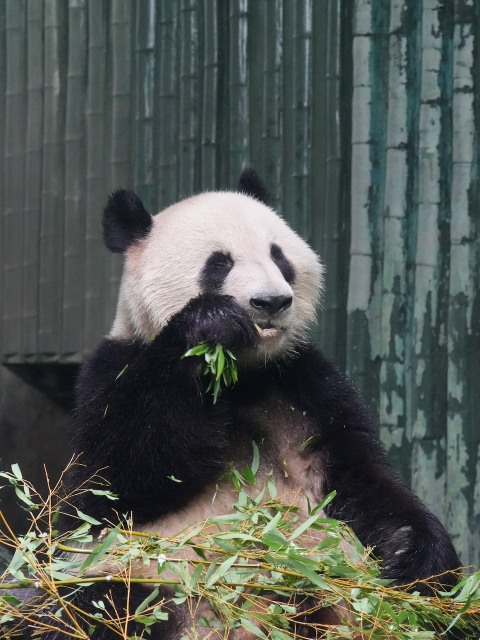
#> input picture example/HelloPerformace/resource/test_img_0_960_1280.jpg, 960 x 1280 px (shown at 1/2 size)
$ python img2c.py --input ../../example/HelloPerformace/resource/test_img_0_960_1280.jpg --name ../../example/HelloPerformace/resource/test_img_1_1280_960.jpg
#> lines starting #> are read from the running program, lines starting #| are printed output that depends on the picture
#!/usr/bin/python
# -*- coding: utf-8 -*-

import sys
from PIL import Image
import numpy as np
import argparse
import os
from io import StringIO

import svg2img


RESAMPLE_LANCZOS = Image.Resampling.LANCZOS if hasattr(Image, "Resampling") else Image.LANCZOS


def normalize_generated_text_file(file_path):
    with open(file_path, "r", encoding="utf-8") as source_file:
        lines = source_file.read().splitlines()

    while lines and lines[-1] == "":
        lines.pop()

    normalized = "\n".join(line.rstrip() for line in lines)
    if normalized:
        normalized += "\n"

    with open(file_path, "w", encoding="utf-8", newline="\n") as target_file:
        target_file.write(normalized)


# [8 lines left out: function format_compression_delta, not called in this run]


c_head_string="""

#include "image/egui_image_std.h"

// clang-format off

"""

c_head_string_rle="""

#include "image/egui_image_rle.h"

// clang-format off

"""

c_head_string_qoi="""

#include "image/egui_image_qoi.h"

// clang-format off

"""

c_head_string_rle_bin="""

#include "image/egui_image_rle.h"
#include "app_egui_resource_generate.h"

// clang-format off

"""

c_head_string_qoi_bin="""

#include "image/egui_image_qoi.h"
#include "app_egui_resource_generate.h"

// clang-format off

"""

c_head_string_bin="""

#include "image/egui_image_std.h"
#include "app_egui_resource_generate.h"

// clang-format off

"""

c_head_debug_string="""
/**
 * Image File : {0}
 * Format : {1}
 * Alpha Type : {2}
 * Re-sized : {3}
 * Rotation : {4}
 * options: {5}
 */

"""


c_body_string="""


static const egui_image_std_info_t {0}_info = {{
    .data_buf = (void *){1},
    .alpha_buf = (void *){2},
    .data_type = {3},
    .alpha_type = {4},
    .res_type = EGUI_RESOURCE_TYPE_INTERNAL,
    .width = {5},
    .height = {6},
}};

extern const egui_image_std_t {0};
EGUI_IMAGE_SUB_DEFINE_CONST(egui_image_std_t, {0}, &{0}_info);

"""


c_body_string_bin="""


static const egui_image_std_info_t {0}_info = {{
    .data_buf = (void *){1},
    .alpha_buf = (void *){2},
    .data_type = {3},
    .alpha_type = {4},
    .res_type = EGUI_RESOURCE_TYPE_EXTERNAL,
    .width = {5},
    .height = {6},
}};

extern const egui_image_std_t {0};
EGUI_IMAGE_SUB_DEFINE_CONST(egui_image_std_t, {0}, &{0}_info);

"""

c_body_string_rle="""


static const egui_image_rle_info_t {0}_info = {{
    .data_buf = (void *){1},
    .alpha_buf = (void *){2},
    .data_type = {6},
    .alpha_type = {7},
    .res_type = EGUI_RESOURCE_TYPE_INTERNAL,
    .width = {8},
    .height = {9},
    .data_size = {3},
    .alpha_size = {4},
    .decompressed_size = {5},
}};

extern const egui_image_rle_t {0};
EGUI_IMAGE_SUB_DEFINE_CONST(egui_image_rle_t, {0}, &{0}_info);

"""

c_body_string_rle_bin="""


static const egui_image_rle_info_t {0}_info = {{
    .data_buf = (void *){1},
    .alpha_buf = (void *){2},
    .data_type = {6},
    .alpha_type = {7},
    .res_type = EGUI_RESOURCE_TYPE_EXTERNAL,
    .width = {8},
    .height = {9},
    .data_size = {3},
    .alpha_size = {4},
    .decompressed_size = {5},
}};

extern const egui_image_rle_t {0};
EGUI_IMAGE_SUB_DEFINE_CONST(egui_image_rle_t, {0}, &{0}_info);

"""

c_body_string_qoi="""


static const egui_image_qoi_info_t {0}_info = {{
    .data_buf = (void *){1},
    .alpha_buf = (void *)NULL,
    .data_type = {4},
    .alpha_type = {5},
    .res_type = EGUI_RESOURCE_TYPE_INTERNAL,
    .channels = {6},
    .width = {7},
    .height = {8},
    .data_size = {2},
    .decompressed_size = {3},
}};

extern const egui_image_qoi_t {0};
EGUI_IMAGE_SUB_DEFINE_CONST(egui_image_qoi_t, {0}, &{0}_info);

"""

c_body_string_qoi_bin="""


static const egui_image_qoi_info_t {0}_info = {{
    .data_buf = (void *){1},
    .alpha_buf = (void *)NULL,
    .data_type = {4},
    .alpha_type = {5},
    .res_type = EGUI_RESOURCE_TYPE_EXTERNAL,
    .channels = {6},
    .width = {7},
    .height = {8},
    .data_size = {2},
    .decompressed_size = {3},
}};

extern const egui_image_qoi_t {0};
EGUI_IMAGE_SUB_DEFINE_CONST(egui_image_qoi_t, {0}, &{0}_info);

"""

c_tail_string="""

// clang-format on

"""

def normalize_resize_resample(resample):
    if not resample:
        return "default"

    normalized = str(resample).strip().lower()
    if normalized in ("default", "lanczos"):
        return normalized

    raise ValueError(f"Invalid resize resample {resample}")


class img2c_tool:
    def __init__(self, input_img_file, name, format, alpha, dim, rot, swap, external_type, output_path, bg=None, compress="none", resize_resample=None):
#> called with format = 'rgb565', alpha = 8, rot = 0, swap = 0, external_type = 0, output_path = '', compress = 'none'
        if not output_path:
            output_path = os.path.dirname(input_img_file)

        if format not in ('rgb32', 'rgb565', 'gray8', 'alpha'):
            raise ValueError("Invalid format %s" % (format))

        input_ext = os.path.splitext(input_img_file)[1].lower()
        resize_resample = normalize_resize_resample(resize_resample)
        try:
            if input_ext == '.svg':
                image = svg2img.render_svg_to_pil(input_img_file, dim)
            else:
                with Image.open(input_img_file) as opened_image:
#> opened_image is the input picture: PIL image 960x1280 RGB; mean R, G, B 81.9, 87.7, 82.4
                    image = opened_image.copy()
        except FileNotFoundError as exc:
            raise FileNotFoundError("Cannot open image file %s" % (input_img_file)) from exc

        # just get file name.
        filename = os.path.basename(input_img_file)
        # get the options
        options = f"-i {filename} -n {name} -f {format} -a {alpha} -s {swap} -ext {external_type}"

        # Alpha compositing onto background color
        # When bg is specified (e.g. "#000000"), composite the RGBA image onto
        # the given background color. This eliminates the alpha channel cleanly,
        # avoiding jagged edges that occur when alpha is simply discarded.
        if bg is not None:
            options += f" -bg {bg}"
            if image.mode == 'RGBA' or image.mode == 'PA' or image.mode == 'LA':
                image = image.convert('RGBA')
                # Parse hex color string like "#RRGGBB"
                bg_color = bg.lstrip('#')
                bg_r = int(bg_color[0:2], 16)
                bg_g = int(bg_color[2:4], 16)
                bg_b = int(bg_color[4:6], 16)
                # Create solid background image and composite
                bg_image = Image.new('RGBA', image.size, (bg_r, bg_g, bg_b, 255))
                image = Image.alpha_composite(bg_image, image)
                # Convert to RGB since alpha is now baked in
                image = image.convert('RGB')

        # rotation
        if rot != 0.0:
            image = image.rotate(rot)
            options += f" -r {rot}"


        # resizing
        resized = False
        if dim != None and input_ext != '.svg':
            if resize_resample == "lanczos":
                image = image.resize((dim[0], dim[1]), RESAMPLE_LANCZOS)
                options += " -resample lanczos"
            else:
                image = image.resize((dim[0], dim[1]))
            resized = True
            options += f" -d {dim[0]} {dim[1]}"
        elif dim != None:
            options += f" -d {dim[0]} {dim[1]}"

        name_raw = f"egui_res_image_{name.lower()}_{format}_{alpha}"
        if compress and compress != "none":
            name_raw = f"egui_res_image_{name.lower()}_{compress}_{format}_{alpha}"
        img_name = name_raw

        if external_type == 1:
            img_name += "_bin"

        data_bin_name = f"{name_raw}_data"
        alpha_bin_name = f"{name_raw}_alpha"

        data_bin_name_res_id = f"EGUI_EXT_RES_ID_{data_bin_name}".upper()
        alpha_bin_name_res_id = f"EGUI_EXT_RES_ID_{alpha_bin_name}".upper()

        outfilename = os.path.join(output_path, f"{img_name}.c")
        outfilename_data_bin = os.path.join(output_path, f"{data_bin_name}.bin")
        outfilename_alpha_bin = os.path.join(output_path, f"{alpha_bin_name}.bin")

        self.input_img_file = input_img_file
        self.name = name
        self.format = format
        self.alpha = alpha
        self.dim = dim
        self.rot = rot
        self.swap = swap
        self.external_type = external_type
        self.output_path = output_path
        self.compress = compress if compress else "none"
        self.resize_resample = resize_resample

        self.options = options
        self.image = image
        self.filename = filename
        self.resized = resized
        self.name_raw = name_raw
        self.img_name = img_name
        self.data_bin_name = data_bin_name
        self.alpha_bin_name = alpha_bin_name
        self.data_bin_name_res_id = data_bin_name_res_id
        self.alpha_bin_name_res_id = alpha_bin_name_res_id
        self.outfilename = outfilename
        self.outfilename_data_bin = outfilename_data_bin
        self.outfilename_alpha_bin = outfilename_alpha_bin

        self.data_bin_data = None
        self.alpha_bin_data = None
        self.original_data_size = 0
        self.original_alpha_size = 0
        self.compressed_data_size = 0
        self.compressed_alpha_size = 0

    def write_c_file(self):
        mode = self.image.mode

        # Modes supported by Pillow

        # 1 (1-bit pixels, black and white, stored with one pixel per byte), the value is in 0-1.
        # L (8-bit pixels, black and white), the value is in 0-255.
        # P (8-bit pixels, mapped to any other mode using a color palette), the value is in 0-255.
        # RGB (3×8-bit pixels, true color), the value is in [0-255, 0-255, 0-255].
        # RGBA (4×8-bit pixels, true color with transparency mask), the value is in [0-255, 0-255, 0-255, 0-255]
        # CMYK (4×8-bit pixels, color separation)
        # YCbCr (3×8-bit pixels, color video format)
        # LAB (3×8-bit pixels, the L*a*b color space)
        # HSV (3×8-bit pixels, Hue, Saturation, Value color space)
        # I (32-bit signed integer pixels)
        # F (32-bit floating point pixels)
        # LA (L with alpha)
        # PA (P with alpha)
        # RGBX (true color with padding)
        # RGBa (true color with premultiplied alpha)
        # La (L with premultiplied alpha)
        # I;16 (16-bit unsigned integer pixels)
        # I;16L (16-bit little endian unsigned integer pixels)
        # I;16B (16-bit big endian unsigned integer pixels)
        # I;16N (16-bit native endian unsigned integer pixels)
        # BGR;15 (15-bit reversed true colour)
        # BGR;16 (16-bit reversed true colour)
        # BGR;24 (24-bit reversed true colour)
        # BGR;32 (32-bit reversed true colour)

        # handle {P, LA, RGB, RGBA} for now
        if mode == 'P' or mode == 'LA':
            self.image = self.image.convert('RGBA')
            mode = 'RGBA'
        if mode == 'L':
            self.image = self.image.convert('RGB')
            mode = 'RGB'
        (row, col) = self.image.size
        data = np.asarray(self.image)

        # C Array format width
        WIDTH_ALPHA = 16
        WIDTH_GRAY8 = 32
        WIDTH_RGB565 = 16
        WIDTH_RGB32 = 16

        with open(self.outfilename,"w+") as o:
            # insert header
            if self.compress == "rle":
                if self.external_type == 1:
                    print(c_head_string_rle_bin, file=o)
                else:
                    print(c_head_string_rle, file=o)
            elif self.compress == "qoi":
                if self.external_type == 1:
                    print(c_head_string_qoi_bin, file=o)
                else:
                    print(c_head_string_qoi, file=o)
            elif self.external_type == 1:
                print(c_head_string_bin, file=o)
            else:
                print(c_head_string, file=o)
            print(c_head_debug_string.format(self.filename, self.format, self.alpha, self.resized, self.rot, self.options), file=o)

            data_buf_name = '%s_data_buf' % (self.img_name)
            alpha_buf_name = '%s_alpha_buf' % (self.img_name)

            alpha_type = "EGUI_IMAGE_ALPHA_TYPE_8"
            data_type = "EGUI_IMAGE_DATA_TYPE_RGB32"

            alpha_bin_data = []
            data_bin_data = []

            alpha_str_io = StringIO()
            data_str_io = StringIO()

            # For alpha format, we skip the normal alpha extraction and handle everything in the data section
            if self.format == 'alpha':
                alpha_buf_name = "NULL"
                alpha_type = "EGUI_IMAGE_ALPHA_TYPE_1"
            elif mode == "RGB":
                alpha_buf_name = "NULL"
                alpha_type = "EGUI_IMAGE_ALPHA_TYPE_1"
            elif mode == "RGBA":
                if self.format == 'rgb32':
                    # empty alpha.
                    alpha_buf_name = "NULL"
                    alpha_type = "EGUI_IMAGE_ALPHA_TYPE_1"
                else:
                    # 8-bit Alpha channel
                    if self.alpha == 8:
                        alpha_type = "EGUI_IMAGE_ALPHA_TYPE_8"
                        # alpha channel array available
                        print('static const uint8_t %s[%d*%d] = {' % (alpha_buf_name, row, col), file=alpha_str_io)
                        cnt = 0
                        for eachRow in data:
                            lineWidth=0
                            print("/* -%d- */" % (cnt), file=alpha_str_io)
                            for eachPix in eachRow:
                                alpha = eachPix[3]
                                alpha_bin_data.append(alpha)
                                if lineWidth % WIDTH_ALPHA == (WIDTH_ALPHA - 1):
                                    print("0x%02x," %(alpha) , file=alpha_str_io)
                                else:
                                    print("0x%02x" %(alpha), end =", ", file=alpha_str_io)
                                lineWidth+=1
                            cnt+=1
                            print('', file=alpha_str_io)
                        print('};', file=alpha_str_io)
                    # 4-bit Alpha channel
                    elif self.alpha == 4:
                        alpha_type = "EGUI_IMAGE_ALPHA_TYPE_4"
                        def RevBitQuadPerByte(byteArr):
                            return ((byteArr & 0x0f) << 4) |  ((byteArr & 0xf0) >> 4)

                        print('static const uint8_t %s[%d*%d] = {' % (alpha_buf_name, (row+1)/2, col), file=alpha_str_io)
                        cnt = 0
                        alpha = data[...,3].astype(np.uint8)
                        for eachRow in alpha:
                            lineWidth=0
                            print("/* -%d- */" % (cnt), file=alpha_str_io)

                            bitsArr = np.unpackbits(eachRow.astype(np.uint8))

                            # generate indexes for MSB bit quadruplet every byte
                            idx = np.arange(0, np.size(bitsArr), 8)
                            idx=np.reshape(np.column_stack(
                                    (np.column_stack((idx+0, idx+1)), np.column_stack((idx+2, idx+3)))),
                                    (1,-1)),

                            # extraction + endianness conversion
                            packedBytes = RevBitQuadPerByte(np.packbits(bitsArr[idx]))

                            for elt in packedBytes:
                                alpha_bin_data.append(elt)
                                if lineWidth % WIDTH_ALPHA == (WIDTH_ALPHA - 1):
                                    print("0x%02x," %(elt) ,file=alpha_str_io)
                                else:
                                    print("0x%02x" %(elt), end =", ",file=alpha_str_io)
                                lineWidth+=1
                            cnt+=1
                            print('', file=alpha_str_io)
                        print('};', file=alpha_str_io)
                    # 2-bit Alpha channel
                    elif self.alpha == 2:
                        alpha_type = "EGUI_IMAGE_ALPHA_TYPE_2"
                        def RevBitPairPerByte(byteArr):
                            return ((byteArr & 0x03) << 6) |  ((byteArr & 0xc0) >> 6) | ((byteArr & 0x30) >> 2 ) | ((byteArr & 0x0c) << 2)

                        print('static const uint8_t %s[%d*%d] = {' % (alpha_buf_name, (row+3)/4, col), file=alpha_str_io)
                        cnt = 0
                        alpha = data[...,3].astype(np.uint8)
                        for eachRow in alpha:
                            lineWidth=0
                            print("/* -%d- */" % (cnt), file=alpha_str_io)

                            bitsArr = np.unpackbits(eachRow.astype(np.uint8))

                            # generate indexes for MSB bit pair every byte
                            idx = np.arange(0, np.size(bitsArr), 8)
                            idx=np.reshape(np.column_stack((idx+0, idx+1)), (1,-1))

                            # extraction + endianness conversion
                            packedBytes = RevBitPairPerByte(np.packbits(bitsArr[idx]))

                            for elt in packedBytes:
                                alpha_bin_data.append(elt)
                                if lineWidth % WIDTH_ALPHA == (WIDTH_ALPHA-1):
                                    print("0x%02x," %(elt) ,file=alpha_str_io)
                                else:
                                    print("0x%02x" %(elt), end =", ",file=alpha_str_io)
                                lineWidth+=1
                            cnt+=1
                            print('', file=alpha_str_io)
                        print('};', file=alpha_str_io)
                    # 1-bit Alpha channel
                    elif self.alpha == 1:
                        alpha_type = "EGUI_IMAGE_ALPHA_TYPE_1"
                        # [5 lines left out: function RevBitPairPerByte, not called in this run]

                        print('static const uint8_t %s[%d*%d] = {' % (alpha_buf_name, (row+7)/8, col), file=alpha_str_io)
                        cnt = 0
                        alpha = data[...,3].astype(np.uint8)
                        for eachRow in alpha:
                            lineWidth=0
                            print("/* -%d- */" % (cnt), file=alpha_str_io)

                            bitsArr = np.unpackbits(eachRow.astype(np.uint8))

                            # generate indexes for MSB bit pair every byte
                            idx = np.arange(0, np.size(bitsArr), 8)

                            # extraction + endianness conversion
                            packedBytes = RevBitPairPerByte(np.packbits(bitsArr[idx]))

                            for elt in packedBytes:
                                alpha_bin_data.append(elt)
                                if lineWidth % WIDTH_ALPHA == (WIDTH_ALPHA-1):
                                    print("0x%02x," %(elt) ,file=alpha_str_io)
                                else:
                                    print("0x%02x" %(elt), end =", ",file=alpha_str_io)
                                lineWidth+=1
                            cnt+=1
                            print('', file=alpha_str_io)
                        print('};', file=alpha_str_io)
                    else:
                        alpha_buf_name = "NULL"
                        alpha_type = "EGUI_IMAGE_ALPHA_TYPE_1"

            # write alpha buffer to file
            if alpha_buf_name != "NULL":
                self.alpha_bin_data = alpha_bin_data
                if self.compress != "none":
                    pass  # Compressed codecs handle alpha internally
                elif self.external_type == 1:
                    # print(alpha_bin_data)
                    with open(self.outfilename_alpha_bin,"wb+") as f:
                        f.write(bytearray(alpha_bin_data))
                    alpha_buf_name = self.alpha_bin_name_res_id
                else:
                    print(alpha_str_io.getvalue(), file=o)


            # Gray8 channel array
            if self.format == 'gray8':
                data_type = "EGUI_IMAGE_DATA_TYPE_GRAY8"

                R = (data[...,0]).astype(np.uint16)
                G = (data[...,1]).astype(np.uint16)
                B = (data[...,2]).astype(np.uint16)
                # merge
                RGB = np.rint((R + G + B)/3).astype(np.uint8)

                print('', file=data_str_io)
                print('static const uint8_t %s[%d*%d] = {' % (data_buf_name, row, col), file=data_str_io)
                cnt = 0
                for eachRow in RGB:
                    lineWidth=0
                    print("/* -%d- */" % (cnt), file=data_str_io)
                    for eachPix in eachRow:
                        data_bin_data.append(eachPix)
                        if lineWidth % WIDTH_GRAY8 == (WIDTH_GRAY8 - 1):
                            print("0x%02x," %(eachPix) ,file=data_str_io)
                        else:
                            print("0x%02x" %(eachPix), end =", ", file=data_str_io)
                        lineWidth+=1
                    print('',file=data_str_io)
                    cnt+=1
                print('};', file=data_str_io)

            # RGB565 channel array
            elif self.format == 'rgb565':
                data_type = "EGUI_IMAGE_DATA_TYPE_RGB565"
                R = (data[...,0]>>3).astype(np.uint16) << 11
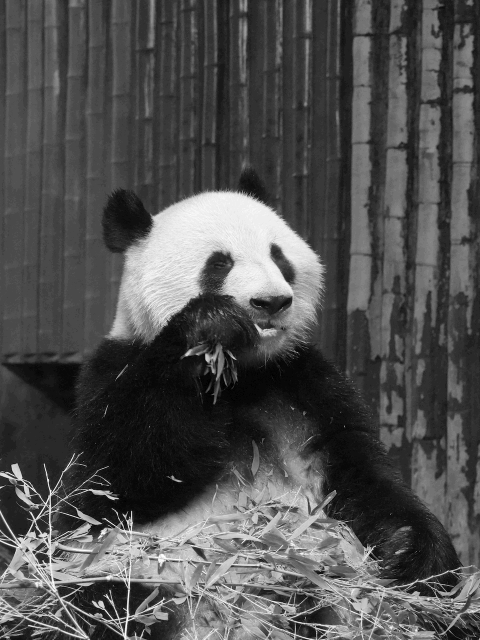
#> R: shape (1280, 960) uint16 (shown at 1/2 size); min 0, max 63488, mean 20078.9; drawn with min black and max white
                G = (data[...,1]>>2).astype(np.uint16) << 5
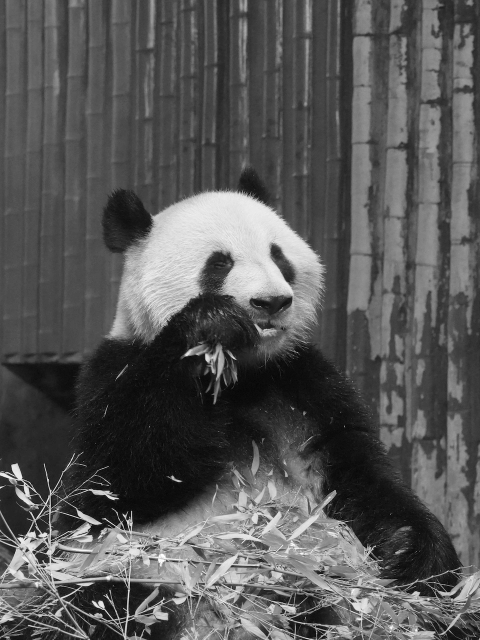
#> G: shape (1280, 960) uint16 (shown at 1/2 size); min 0, max 2016, mean 689.9; drawn with min black and max white
                B = (data[...,2]>>3).astype(np.uint16)
                # merge
                RGB = R | G | B
#> (the rest of the program and of its run is left out)
